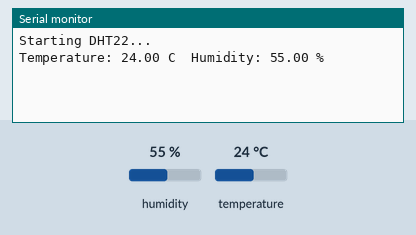
This sketch was run on a simulated Arduino Uno, built with avr-gcc and run on an emulated ATmega328P. On the bench: the last lines printed to the serial monitor. Inputs (shaded band) come from the test bench; at power-on: humidity 55 %, temperature 24 °C.

Above: at 4.2 s.
4.3 s: humidity set to 22 %
At 6.5 s:
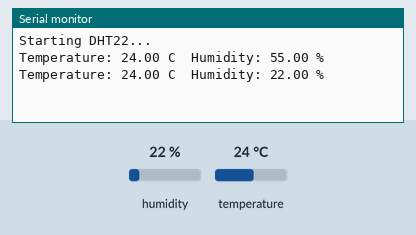
7.0 s: temperature set to 12 °C
At 8.2 s:
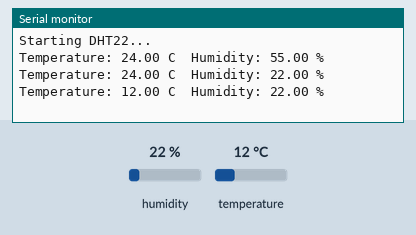
9.7 s: humidity set to 40 %
At 11.7 s:
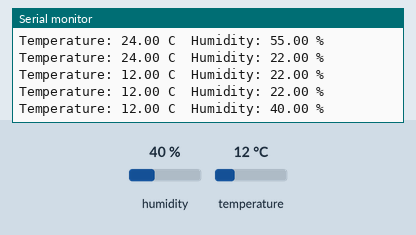
Timing chart, 0 to 13.2 s (numbered marks = the images above; inputs shaded):
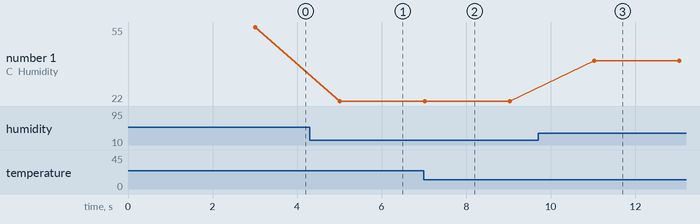

Measured:
- after the input at 4.3 s, the serial monitor: prints a new line after 0.71 s (image 1)
- after the input at 7.0 s, the serial monitor: prints a new line at once (image 2)
- after the input at 9.7 s, the serial monitor: prints a new line after 1.3 s (image 3)
- plotted number 1: 55 → 22 after the input at 4.3 s, 22 → 40 after the input at 9.7 s

The sketch:

DHT22.ino.ino
```cpp
#include <DHT.h>

#define DHTPIN 2
#define DHTTYPE DHT22

DHT dht(DHTPIN, DHTTYPE);

void setup() {
  Serial.begin(9600);
  dht.begin();

  Serial.println("Starting DHT22...");
  delay(3000);
}

void loop() {
  float h = dht.readHumidity();
  float t = dht.readTemperature();

  if (isnan(h) || isnan(t)) {
    Serial.println("DHT22 Read Failed!");
  } else {
    Serial.print("Temperature: ");
    Serial.print(t);
    Serial.print(" C  Humidity: ");
    Serial.print(h);
    Serial.println(" %");
  }

  delay(2000);
}
```
